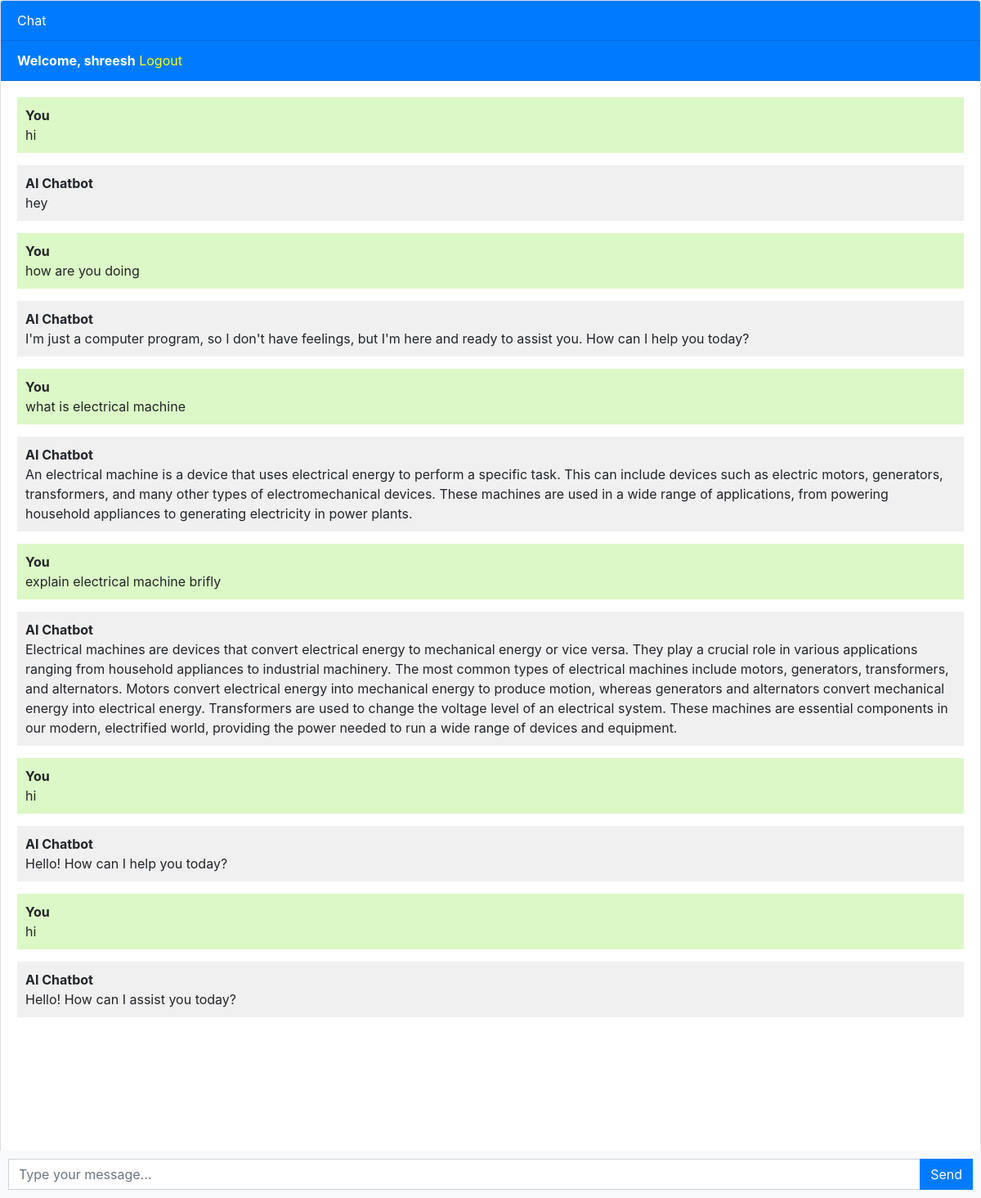
The page /chatbot (signed in) on the database its author committed.
### chatbot/models.py (models this page shows, shortened)
class Chat(models.Model):
    user = models.ForeignKey(User, on_delete=models.CASCADE)
    message = models.TextField()
    response = models.TextField()
    created_at = models.DateTimeField(auto_now_add=True)

### chatbot/views.py (the view)
# urls.py: path('chatbot',views.chatbot,name='chatbot'),
def chatbot(request):
    chats = Chat.objects.filter(user=request.user)
    if request.method == 'POST':
        message = request.POST.get('message')
        response = ask_openai(message)
        chat = Chat(user=request.user, message=message, response=response, created_at=timezone.now())
        chat.save()
        return JsonResponse({'message': message, 'response': response})
    return render(request, 'chatbot.html', {'chats': chats})

### templates/chatbot.html (shortened to what this page needs)
{% extends 'base.html' %}
{% block content %}
<div class="chat-container">
  <div class="card flex-grow-1">
    <div class="card-header bg-primary text-white">Chat</div>
    {% if user.is_authenticated %}
    <div class="card-header bg-primary text-white"><b>Welcome, {{user.username}}</b>   <a style="color: yellow;" href="logout">Logout</a></div>
    {% else %}
    <div class="card-header bg-primary text-white"><a style="color: yellow" href="login">Login</a>   <a style="color: yellow;" href="register">Register</a></div>
    {% endif %}
    <div class="card-body messages-box">
      <ul class="list-unstyled messages-list">
        {% for chat in chats %}
          {% if chat.user == request.user %}
            <li class="message sent">
          <div class="message-text">
            <div class="message-sender">
              <b>You</b>
            </div>
            <div class="message-content">
              {{chat.message}}
            </div>
          </div>
        </li>
        <li class="message received">
          <div class="message-text">
            <div class="message-sender">
              <b>AI Chatbot</b>
            </div>
            <div class="message-content">
              {{chat.response}}
            </div>
          </div>
        </li>
          {% endif %}
        {% endfor %}
      </ul>
    </div>
    <br><br>
    <br><br>
    <br><br>
  </div>
  <form class="message-form">
    <div class="input-group">
      <input type="text" class="form-control message-input" placeholder="Type your message...">
      <div class="input-group-append">
        <button type="submit" class="btn btn-primary btn-send">Send</button>
      </div>
    </div>
  </form>
</div>
{% endblock %}

### templates/base.html (shortened to what this page needs)
<!DOCTYPE html>
<html lang="en">
  <head>
    <link rel="stylesheet" href="https://stackpath.bootstrapcdn.com/bootstrap/4.3.1/css/bootstrap.min.css">
  </head>
  <body>
    {% block content %}{% endblock %}
  </body>
</html>

### templates/chatbot.html (style rules this page uses)
body, html { height: 100%; }
.messages-box { flex: 1; overflow-y: auto; height: calc(100vh - 180px); flex-direction: column; padding-bottom: 60px; }
.messages-list { padding-left: 0; }
.message { margin-bottom: 15px; list-style: none; }
.message-text { padding: 10px; border-radius: 5px; }
.sent { background-color: #dcf8c6; align-self: flex-end; }
.received { background-color: #f1f0f0; align-self: flex-start; }
.message-form { display: flex; position: fixed; bottom: 0; left: 0; right: 0; padding: 10px; background-color: #f8f9fa; }
.message-input { flex: 1; border-radius: 0; border-right: none; }
.btn-send { border-radius: 0; }
.chat-container { height: 100%; display: flex; flex-direction: column; }

### rows shown on the page
Chat: message "hi", response "hey"
Chat: message "how are you doing", response "I'm just a computer program, so I don't have feelings, but I'm here and ready to assist you. How can I help you today?"
Chat: message "what is electrical machine", response "An electrical machine is a device that uses electrical energy to perform a specific task. This can include devices such as electric motors, generators, transformers, and many other types of electromechanical devices. These machines are used in a wide range of applications, from powering household appliances to generating electricity in power plants."
Chat: message "explain electrical machine brifly", response "Electrical machines are devices that convert electrical energy to mechanical energy or vice versa. They play a crucial role in various applications ranging from household appliances to industrial machinery. The most common types of electrical machines include motors, generators, transformers, and alternators. Motors convert electrical energy into mechanical energy to produce motion, whereas generators and alternators convert mechanical energy into electrical energy. Transformers are used to change the voltage level of an electrical system. These machines are essential components in our modern, electrified world, providing the power needed to run a wide range of devices and equipment."
Chat: message "hi", response "Hello! How can I help you today?"
Chat: message "hi", response "Hello! How can I assist you today?"

### other values the page prints
{{ user.username }} "shreesh"
